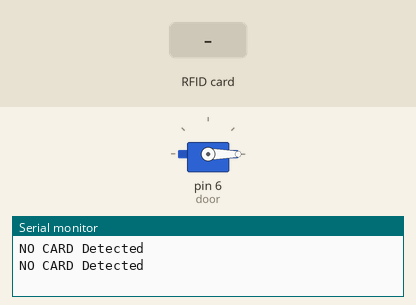
Recording of a sketch running on a simulated Arduino Uno, built with avr-gcc and run on an emulated ATmega328P. On the bench: servo, the last lines printed to the serial monitor. The test bench sets the inputs (shaded band).

Above: at 1.4 s.
1.5 s: RFID card 73 22 71 82 41 held to the reader
At 3.4 s:
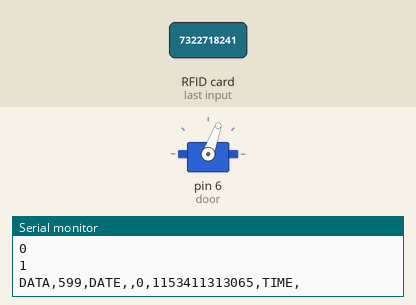
5.5 s: RFID card 5E 7A 19 C4 held to the reader
At 9.8 s:
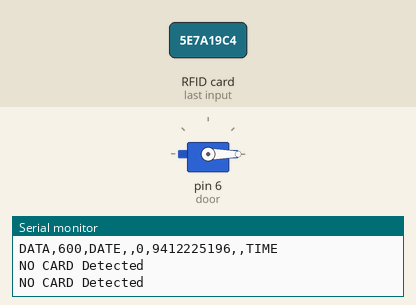
Timing chart, 0 to 11.3 s (numbered marks = the images above; inputs shaded):
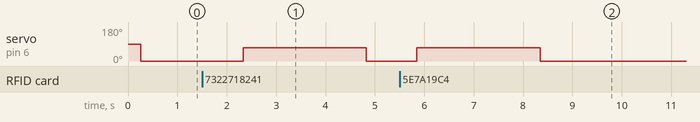

Measured:
- after the input at 1.5 s, servo on pin 6 (door): 0° → 70° after 0.83 s, → 0° 2.5 s later
- after the input at 5.5 s, servo on pin 6 (door): 0° → 70° after 0.35 s, → 0° 2.5 s later

The sketch:

ENTRY_SYSTEM_FINAL.ino
```cpp
#include <Servo.h>
#include <SPI.h>
#include <MFRC522.h>
#define SS_PIN 10 //RX slave select
#define RST_PIN 9

MFRC522 mfrc522(SS_PIN, RST_PIN); // Create MFRC522 instance.
Servo door; //servo declaration for door

String card_ID = ""; //card UID
/* DATABASE */
String Name1 = "203224521"; //first UID card
String Name2 = "7322718241"; //second UID card
String Name3 = "14178131195"; //third UID card
String Name4 = "14813322137"; //fourth UID card
String Name5 = "Your ID"; //
String Name6 = "Your ID"; //and so on.


int NumbCard[6] = {0, 0, 0, 0, 0, 0}; //the number of cards. in my case I have 6 cards.
int j = 0; //incresd by one for every user you add
int statu[6];//the number of cards. in my case I have 6 cards.
int s = 0; //incresd by one for every user you add

//int const RedLed=6;
//int const GreenLed=5;
//int const Buzzer=8;

String Log;
String Name;//user name
long Number;//user number
int n ;//The number of card you want to detect (optional)
int ID = 600;

void setup()
{
  Serial.begin(9600); // Initialize serial communications with the PC
  SPI.begin();  // Init SPI bus
  mfrc522.PCD_Init(); // Init MFRC522 card
  Serial.println("CLEARSHEET");                 // clears starting at row 1
  Serial.println("LABEL,SEATS_LEFT,Date,Name,Number,Card ID,Time IN,Time OUT");// make four columns (Date,Time,[Name:"user name"]line 48 & 52,[Number:"user number"]line 49 & 53)
  door.attach(6);
  delay(200);
}

int getID()
{
  //  if ( ! mfrc522.PICC_IsNewCardPresent())
  //  { //If a new PICC placed to RFID reader continue
  //    return 0;
  //  }
  if ( ! mfrc522.PICC_ReadCardSerial())
  { //Since a PICC placed get Serial and continue
    return 0;
  }
  Serial.println(F("Scanned PICC's UID:"));
  for (byte i = 0; i < mfrc522.uid.size; i++)
  {
    card_ID += mfrc522.uid.uidByte[i];
  }
  mfrc522.PICC_HaltA(); // Stop reading
  //  Serial.println("CARD Detected, Details are: ");
  if (card_ID == Name1)
  {
    Name = "SANJANA BANSAL"; //user name
    Number = 17468; //user number
    j = 0; //incresd by one for every user you add
    s = 0; //++1
  }
  else if (card_ID == Name2)
  {
    Name = "DEEPAK KAMAT"; //user name
    Number = 17427; //user number
    j = 1; //++1
    s = 1; //++1
  }
  else if (card_ID == Name3)
  {
    Name = "NIRMAL KUMAR SINGH"; //user name
    Number = 17451; //user number
    j = 2; //++1
    s = 2; //++1
  }
  else if (card_ID == Name4)
  {
    Name = "HRITIK BANSAL"; //user name
    Number = 17491; //user number
    j = 3; //++1
    s = 3; //++1
  }
  else if (card_ID == Name5)
  {
    Name = "Fifth employee"; //user name
    Number = 789101; //user number
    j = 4; //++1
    s = 4; //++1
  }
  else if (card_ID == Name6)
  {
    Name = "Sixth employee"; //user name
    Number = 789101; //user number
    j = 5; //incresd by one for every user you add
    s = 5; //++1
  }
  //exit statement
  if (NumbCard[j] == 1)
  {
    Serial.println("value of j ");
    Serial.println(j);
    Serial.println(NumbCard[j]);
    NumbCard[j] = 0;
    Serial.println(NumbCard[j]);
    ID = ID + 1;
    Serial.print("DATA,");//send the Name to excel
    Serial.print(ID);
    Serial.print(",");
    Serial.print("DATE");
    Serial.print(",");
    Serial.print(Name);
    Serial.print(",");
    Serial.print(Number); //send the Number to excel
    Serial.print(",");
    Serial.print(card_ID); //send the card ID to excel
    Serial.print(",");
    Serial.print("");
    Serial.print(",");
    Serial.println("TIME");
    door.write(70);
    delay(2500);
    door.write(0);
  }
  //entry statement
  else if (NumbCard[j] == 0)
  {
    Serial.println("value of j ");
    Serial.println(j);
    Serial.println(NumbCard[j]);
    NumbCard[j] = 1;
    Serial.println(NumbCard[j]);
    ID = ID - 1;
    Serial.print("DATA,");//send the Name to excel
    Serial.print(ID);
    Serial.print(",");
    Serial.print("DATE");
    Serial.print(",");
    Serial.print(Name);
    Serial.print(",");
    Serial.print(Number); //send the Number to excel
    Serial.print(",");
    Serial.print(card_ID); //send the card ID to excel
    Serial.print(",");
    Serial.print("TIME");
    Serial.print(",");
    Serial.println("");
    door.write(70);
    delay(2500);
    door.write(0);
  }

  else
  {
  }
  //delay(1000);

}
void loop()
{
  door.write(0);
  if (mfrc522.PICC_IsNewCardPresent()) {
    getID();
  }
  Serial.println("NO CARD Detected");
  card_ID = "";
  delay(1000);
}
```
